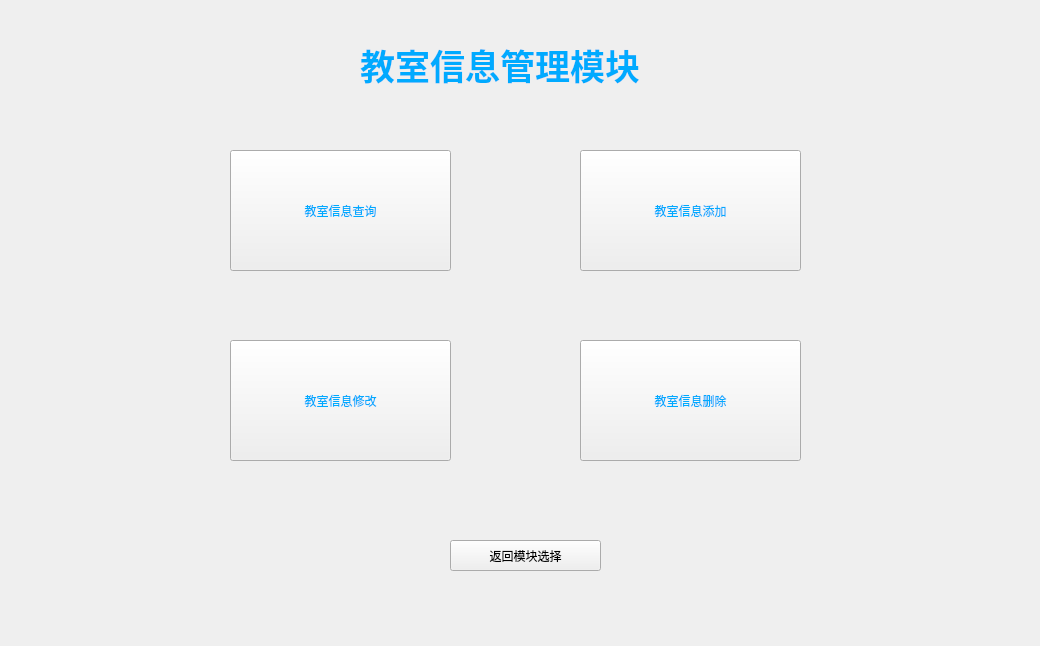
<?xml version="1.0" encoding="UTF-8"?>
<ui version="4.0">
 <class>Classroom</class>
 <widget class="QWidget" name="Classroom">
  <property name="geometry">
   <rect>
    <x>0</x>
    <y>0</y>
    <width>1040</width>
    <height>646</height>
   </rect>
  </property>
  <property name="windowTitle">
   <string>教室信息管理</string>
  </property>
  <property name="styleSheet">
   <string notr="true">background-image: url(:D:/PyQt/2.png);</string>
  </property>
  <widget class="QLabel" name="label">
   <property name="geometry">
    <rect>
     <x>360</x>
     <y>0</y>
     <width>661</width>
     <height>131</height>
    </rect>
   </property>
   <property name="text">
    <string>&lt;html&gt;&lt;head/&gt;&lt;body&gt;&lt;p&gt;&lt;span style=&quot; font-size:26pt; font-weight:600; color:#00aaff;&quot;&gt;教室信息管理模块&lt;/span&gt;&lt;/p&gt;&lt;/body&gt;&lt;/html&gt;</string>
   </property>
  </widget>
  <widget class="QPushButton" name="pushButton">
   <property name="geometry">
    <rect>
     <x>230</x>
     <y>150</y>
     <width>221</width>
     <height>121</height>
    </rect>
   </property>
   <property name="styleSheet">
    <string notr="true">color:rgb(0, 170, 255);
font: 16pt &quot;Agency FB&quot;;</string>
   </property>
   <property name="text">
    <string>教室信息查询</string>
   </property>
  </widget>
  <widget class="QPushButton" name="pushButton_2">
   <property name="geometry">
    <rect>
     <x>580</x>
     <y>150</y>
     <width>221</width>
     <height>121</height>
    </rect>
   </property>
   <property name="styleSheet">
    <string notr="true">color:rgb(0, 170, 255);
font: 16pt &quot;Agency FB&quot;;</string>
   </property>
   <property name="text">
    <string>教室信息添加</string>
   </property>
  </widget>
  <widget class="QPushButton" name="pushButton_3">
   <property name="geometry">
    <rect>
     <x>230</x>
     <y>340</y>
     <width>221</width>
     <height>121</height>
    </rect>
   </property>
   <property name="styleSheet">
    <string notr="true">color:rgb(0, 170, 255);
font: 16pt &quot;Agency FB&quot;;</string>
   </property>
   <property name="text">
    <string>教室信息修改</string>
   </property>
  </widget>
  <widget class="QPushButton" name="pushButton_4">
   <property name="geometry">
    <rect>
     <x>580</x>
     <y>340</y>
     <width>221</width>
     <height>121</height>
    </rect>
   </property>
   <property name="styleSheet">
    <string notr="true">color:rgb(0, 170, 255);
font: 16pt &quot;Agency FB&quot;;</string>
   </property>
   <property name="text">
    <string>教室信息删除</string>
   </property>
  </widget>
  <widget class="QPushButton" name="pushButton_5">
   <property name="geometry">
    <rect>
     <x>450</x>
     <y>540</y>
     <width>151</width>
     <height>31</height>
    </rect>
   </property>
   <property name="text">
    <string>返回模块选择</string>
   </property>
  </widget>
 </widget>
 <resources/>
 <connections/>
</ui>
